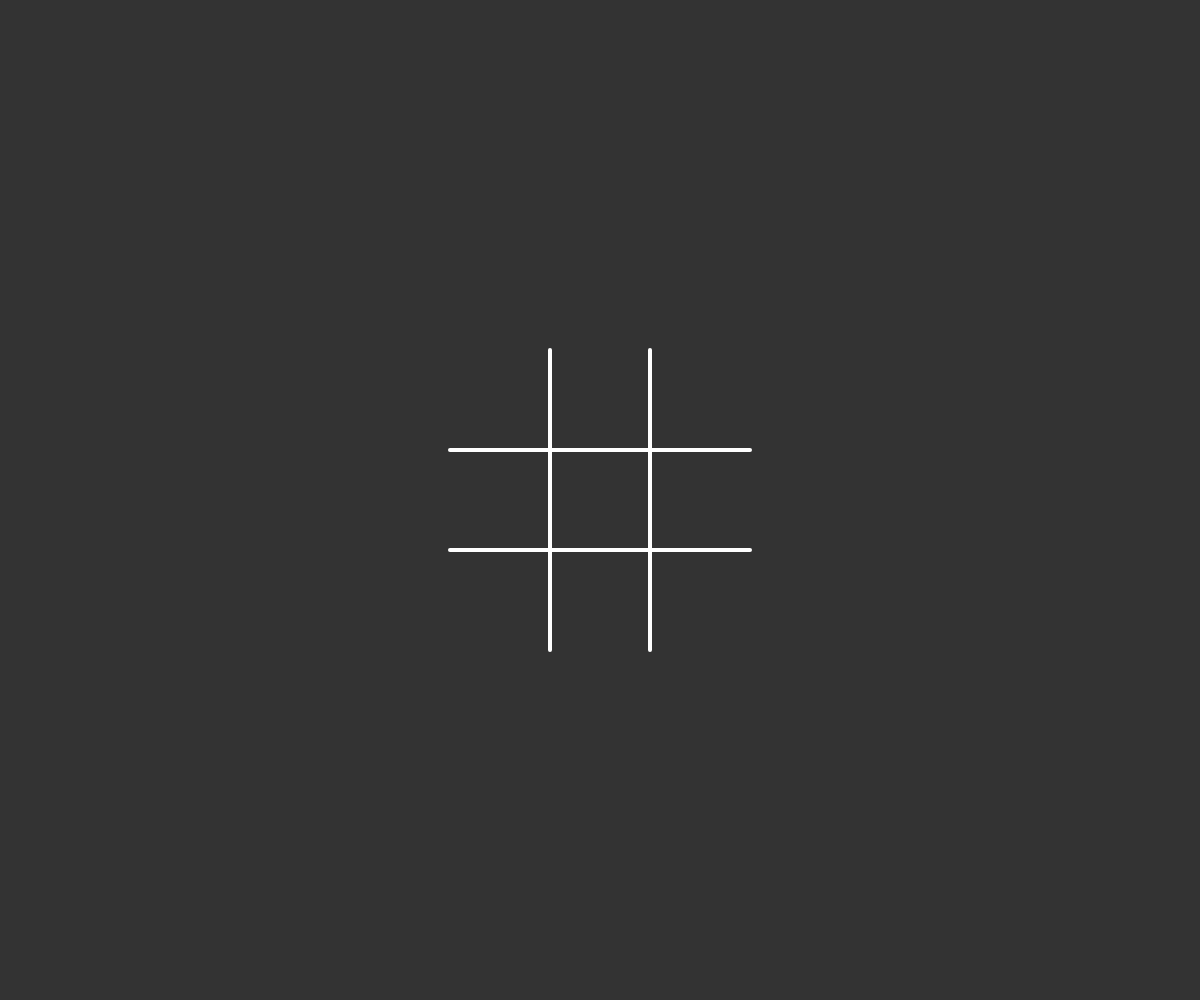
Frame 1 (no input)
Frame 60 (no input): identical to frame 1, image omitted
Frame 120 (the mouse pressed at the canvas centre since frame 60): identical to frame 1, image omitted

The p5.js sketch that drew this single still picture (run headless with seeded random() and noise() and a simulated clock; from frame 60 on, the mouse is pressed at the canvas centre):

// p5.js sketch
// ── sketch.js
var fL = 100;
var t = 0;
var mouse_clicked = false;
var fields = new Array(3);
var cur_player = "x";
var gameOver = false;
var winner = null;
var winCol = null; 
var winRow = null;
var winDia = null;

function setup() {
  createCanvas(windowWidth,windowHeight);
  background(51);
  noFill();
  stroke(255);
  strokeWeight(4);
  
  translate(width/2,height/2);
  
  for (var i = 0; i < 3; i++){
    fields[i] = new Array(3);
    
    for (var ii = 0; ii < 3; ii++){
      
      var fx = ((-fL*1.5)+(fL*ii));
      var fy = ((-fL*1.5)+(fL*i));
      
      fields[i][ii] = new field(fx,fy);
    }
  }
}



function draw() {
  background(51);
  translate(width/2,height/2);
  new_mouseX = mouseX - width/2;
  new_mouseY = mouseY - height/2;
  
  line(-fL*0.5,fL*1.5,-fL*0.5,-fL*1.5);
  line(fL*0.5,fL*1.5,fL*0.5,-fL*1.5);
  line(-fL*1.5,fL*0.5,fL*1.5,fL*0.5);
  line(-fL*1.5,-fL*0.5,fL*1.5,-fL*0.5);
  
  for (var i = 0; i < 3; i++){
    for (var ii = 0; ii < 3; ii++){
      fields[i][ii].drawSymbol();
    }
  }
  
  if (gameOver == false){
    checkWin();
    stroke(255);
  }
  
  if (gameOver == true){
    winScreen();
  }
  
}

function windowResized() {
  resizeCanvas(windowWidth, windowHeight);
  
  
  noFill();
  stroke(255);
  strokeWeight(4);
  
  if (windowWidth < 330 || windowHeight < 330){
    fL = 70;    
    refreshAllCoords();
  }
  if (windowWidth > 330 || windowHeight < 330){
    fL = 100;
    refreshAllCoords();
  }
}


function refreshAllCoords(){
  for (var i = 0; i < 3; i++){
    for (var ii = 0; ii < 3; ii++){
      
      var nfx = ((-fL*1.5)+(fL*ii));
      var nfy = ((-fL*1.5)+(fL*i));

      fields[i][ii].refreshCoords(nfx,nfy);
    }
  }
}

function resetAllSymbols(){
  for (var i = 0; i < 3; i++){
    for (var ii = 0; ii < 3; ii++){

      fields[i][ii].cur_symbol = null;
    }
  }
}

function mousePressed(){
  if (gameOver == true){
    resetAllSymbols();
    
    winRow = null;
    winCol = null;
    winDia = null;
    
    winner = null;
    
    gameOver = false;
    return null;
  }
  for (var i = 0; i < 3; i++){
    for (var ii = 0; ii < 3; ii++){
      fields[i][ii].checkClick();
    }
  }
  
  return false;
}

function changeCurPlayer(){
  if (cur_player == "x"){
    cur_player = "o";
  } else {
    cur_player = "x";
  }
}

function field(fx,fy){
  this.x = fx;
  this.y = fy;
  
  this.center = [this.x+fL/2,this.y+fL/2];
  
  this.cur_symbol = null;
  
  this.drawSymbol = function(){
    if (this.cur_symbol == "x"){
      drawX(this.center[0],this.center[1]);
    } else if (this.cur_symbol == "o") {
      ellipse(this.center[0], this.center[1], fL*0.8);
    } 
  }
  
  this.checkClick = function(){
   if (((new_mouseX > this.x && new_mouseX < this.x+fL) && (new_mouseY > this.y && new_mouseY < this.y + fL)) && this.cur_symbol == null){
     this.cur_symbol = cur_player;
     changeCurPlayer();
    }
  }
  
  this.refreshCoords = function(nfx,nfy){
    this.x = nfx;
    this.y = nfy;
  
    this.center = [this.x+fL/2,this.y+fL/2];
  }
}

function areFieldsLeft(){
  for (var i = 0; i < 3; i++){
    for (var ii = 0; ii < 3; ii++){

      if (fields[i][ii].cur_symbol == null){
        return true;
      }
    }
  }
  return false;
}

function drawX(xx,xy){
  var xLength = sqrt(2*sq(fL*0.25)); 
  var x1_1 = xx - xLength; 
  var y1_1 = xy - xLength;
  var x2_1 = xx + xLength;
  var y2_1 = xy + xLength;
  
  var x1_2 = xx - xLength;
  var y1_2 = xy + xLength;
  var x2_2 = xx + xLength;
  var y2_2 = xy - xLength;
  
  line(x1_1,y1_1,x2_1,y2_1);
  line(x1_2,y1_2,x2_2,y2_2);
}

function checkWin(){
  for (var i = 0; i < 3; i++) {
    if (fields[i][0].cur_symbol == "x" && fields[i][1].cur_symbol == "x" && fields[i][2].cur_symbol == "x"){
      winRow = i
      gameOver = true;
      winner = "x";
    } else if (fields[i][0].cur_symbol == "o" && fields[i][1].cur_symbol == "o" && fields[i][2].cur_symbol == "o"){
      winRow = i;
      gameOver = true;
      winner = "o";
    }
    if (fields[0][i].cur_symbol == "x" && fields[1][i].cur_symbol == "x" && fields[2][i].cur_symbol == "x"){
      winCol = i;
      gameOver = true;
      winner = "x";
    } else if (fields[0][i].cur_symbol == "o" && fields[1][i].cur_symbol == "o" && fields[2][i].cur_symbol == "o"){
      winCol = i;
      gameOver = true;
      winner = "o";
    }
  }
  if (fields[0][0].cur_symbol == "x" && fields[1][1].cur_symbol == "x" && fields[2][2].cur_symbol == "x"){
    winDia = 0;
    gameOver = true;
    winner = "x";
  } else if (fields[0][0].cur_symbol == "o" && fields[1][1].cur_symbol == "o" && fields[2][2].cur_symbol == "o"){
    winDia = 0;
    gameOver = true;
    winner = "o";
  }
  if (fields[0][2].cur_symbol == "x" && fields[1][1].cur_symbol == "x" && fields[2][0].cur_symbol == "x"){
    winDia = 1;
    gameOver = true;
    winner = "x";
  } else if (fields[0][2].cur_symbol == "o" && fields[1][1].cur_symbol == "o" && fields[2][0].cur_symbol == "o"){
    winDia = 1;
    gameOver = true;
    winner = "o";
  }
  if (gameOver == false && areFieldsLeft() == false){
    gameOver = true;
  }
}

function winScreen(){
  
  
  textAlign(CENTER,CENTER);
  textSize(35);
  fill(255);
  
  if (winner != null){
    r = noise(t+15) * 255;
    g = noise(t+25) * 255;
    b = noise(t+35) * 255;
  
    stroke(r,g,b);
    
    text("Winner: " + winner.toUpperCase() + " !",0,-fL*2.5);  
  } else if (winner == null) {
    stroke(102);
    text("Its a draw!",0,-fL*2.5);
  }
  
  text("Click to restart!",0,fL*2.5);
  
  noFill();
  
  if (winRow == null && winCol == null && winDia == null){
    //Do nothing
  } else if (winCol == null && winDia == null){
    line(fields[winRow][0].center[0],fields[winRow][0].center[1],fields[winRow][2].center[0],fields[winRow][2].center[1]);
  } else if (winRow == null && winDia == null){
    line(fields[0][winCol].center[0],fields[0][winCol].center[1],fields[2][winCol].center[0],fields[2][winCol].center[1]);
  } else if (winRow == null && winCol == null){
    line(fields[0][2*winDia].center[0],fields[0][2*winDia].center[1],fields[2][Math.abs(2*(winDia-1))].center[0],fields[2][Math.abs(2*(winDia-1))].center[1]);
  }
  
  t = t + 0.01;
}
